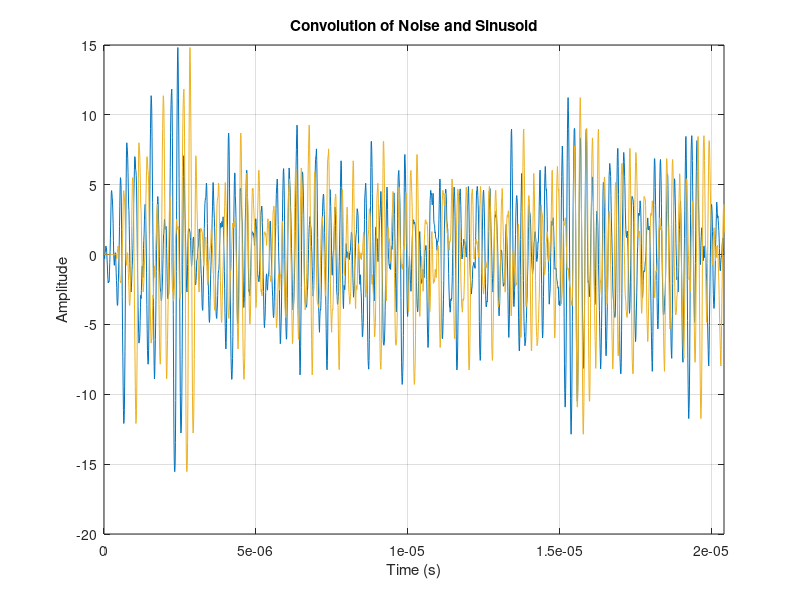

Here is the MATLAB script that generated this plot: (Note: this script raises an error after producing the figure.)
%% Q6
% Write a script to calculate the cross-correlation function between two signals and 
% plot the crosscorrelation function with the correct axis. 
% Use the function xcorr or np.correlate and employ the correct scaling.

% Make a random signal by convolving 2 cycles of a sinusoid with a white, random signal generated by
% the procedure randn or np.random.randn. The sampling frequency should be 100 MHz, 
% the frequency of the sinusoid is 5 MHz, and the length of the random signal should be 20 microseconds.
% Make a delayed version of the signal by adding zeros at the start of the signals, so that the delay
% corresponds to 0.4 microseconds.

% Correlate the two random signals and find the delay from the maximum value in the cross-correlation
% function.
% Write a function that automatically determines the delay from the two signals and the relevant
% parameters (Hint: see help max). The delay must be given in seconds.
close all; clear; clc;

%%
close all; 

fs = 100*10^(6); % Sampling frequency (Hz)
f = 5*10^(6); % MHz sinusoid freq

Ts = 1/fs; % Sampling period (s)
T = 1/f;   % Period of the sinusoid

t = 0:Ts:2*T; % sinusoid
t_rand = 0:Ts:(20*10^(-6));

% White noise samples
nr = 20*10^(-6)*Ts;

sinusoid = sin(2*pi*f*t);
white_noise = randn(1,length(t_rand));

%% --- Plot sinusoid + noise ---
% figure;
% plot(t, sinusoid)
% hold on
% plot(t_rand, white_noise)
% 
% xlabel('Time (s)')
% ylabel('Amplitude')
% title('Sinusoid and White Noise')
% grid on

%% --- Convolution plot ---
conv_sig = conv(white_noise, sinusoid);

t_rand = 0:Ts:(length(conv_sig)-1)*Ts;

figure;
plot(t_rand, conv_sig, LineWidth=1.5)
xlabel('Time (s)')
ylabel('Amplitude')
title('Convolution of Noise and Sinusoid')
grid on
xlim([0 (length(conv_sig)-1)*Ts])

% Delay
delay = 0.4*10^(-6); % (s)

Add_0 = delay*fs;

% Delays
delayed_conv_sig = [zeros(1,Add_0) conv_sig];
delayed_t_rand = 0:Ts:(length(delayed_conv_sig)-1)*Ts;

hold on;

plot(delayed_t_rand, delayed_conv_sig, LineWidth=1.5)


%% Cross-Correlate and plot using Auxillary Function
close all; clc;

[corr, lags] = delay_cross_correlation(conv_sig, delayed_conv_sig);


%% Use function to find the Delay in seconds

[time_delay, delay_samples, corr_max, idx] = analyze_time_delay(corr, fs);